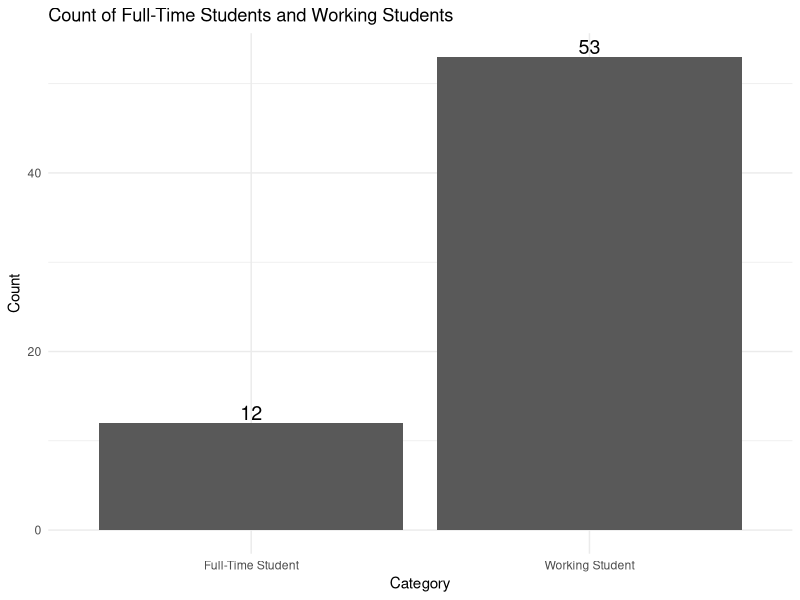
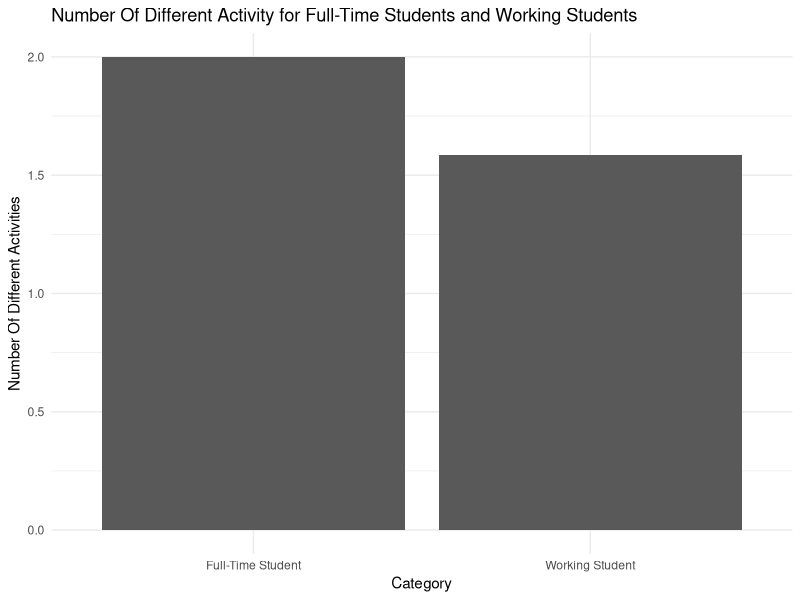
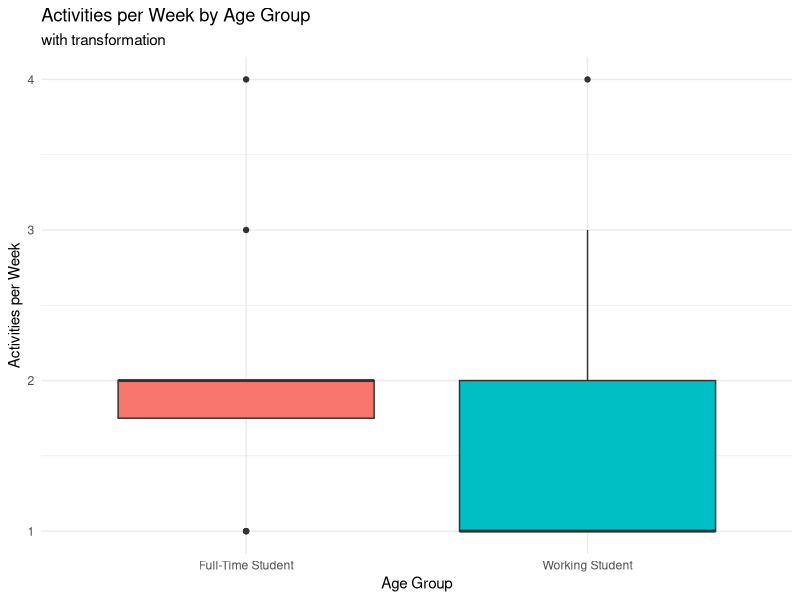

The R source for these figures, in order:
## ---- chunk 1
library(tidyr)
library(dplyr)
library(stringr)
library(ggplot2)
## ---- chunk 2
# Load the survey data
survey_data <- read.csv("group14.csv", header=TRUE)
names(survey_data) <- c("Gender", "Age", "Studies", "NumberOfPhysicalActivityPerWeek", "TypeOfPhysicalActivity", "WorkStudy")

# Split WorkStudy into ECTS and HoursOfWork
survey_data <- separate(survey_data, "WorkStudy", c("ECTS", "HoursOfWork"), sep=";")

# Fix comma seperated numbers like 17,5 to 17.5 in order to not create NA values
survey_data$ECTS <- as.numeric(str_replace(survey_data$ECTS, ",", "."))
survey_data$ECTS <- survey_data$ECTS %>%
  replace(is.na(.), 0)

survey_data$HoursOfWork <- as.numeric(survey_data$HoursOfWork)

# We have 2 invalid inputs, "not often" and "Sunday", both resulting in a NA
# "Sunday" will be translated to 1, as we can assume, that if the person did sports more than once a week, they would
# have input more days
# However, not often is too weak to make a correct assumptions, which we therefor delete the entry
survey_data$NumberOfPhysicalActivityPerWeek <- str_replace(survey_data$NumberOfPhysicalActivityPerWeek, "Sunday", "1")
survey_data$NumberOfPhysicalActivityPerWeek <- as.numeric(survey_data$NumberOfPhysicalActivityPerWeek)
survey_data <- survey_data %>%
  filter(!is.na(NumberOfPhysicalActivityPerWeek))

# 1 ECTS = 25 Hours, Approximately 16 weeks per semester
survey_data$WeeklyHours <- survey_data$HoursOfWork + ((survey_data$ECTS*25)/16)

r3_data <- survey_data %>%
  select(NumberOfPhysicalActivityPerWeek, TypeOfPhysicalActivity, HoursOfWork)
## ---- chunk 3
r3_data <- r3_data %>%
  mutate(Category = if_else(HoursOfWork==0, "Full-Time Student", "Working Student"))

r3_data %>%
  ggplot(aes(x=Category)) +
  geom_histogram(stat = "count") +
  geom_text(stat = "count", aes(label = ..count..), vjust = -0.2, size = 5) +
  labs(
    title = "Count of Full-Time Students and Working Students",
    x = "Category",
    y = "Count"
  ) +
  theme_minimal()

## ---- chunk 4
types_of_physcial_activity <- c("StrengthTraining", "Cardio", "RecreationalActivities", "BallSports", "FlexibilityAndMobilit", "MartialArt", "Other")

r3_data <- r3_data %>%
  mutate(StrengthTraining = if_else(str_detect(TypeOfPhysicalActivity, "Strength Training"), 1, 0),
         Cardio = if_else(str_detect(TypeOfPhysicalActivity, "Cardio"), 1, 0),
         RecreationalActivities = if_else(str_detect(TypeOfPhysicalActivity, "Recreational Activities"), 1, 0),
         BallSports = if_else(str_detect(TypeOfPhysicalActivity, "Ball Sports"), 1, 0),
         FlexibilityAndMobilit = if_else(str_detect(TypeOfPhysicalActivity, "Flexibility and Mobilit"), 1, 0),
         MartialArt = if_else(str_detect(TypeOfPhysicalActivity, "Martial Art"), 1, 0),
         Other = if_else(str_detect(TypeOfPhysicalActivity, "Other"), 1, 0)
         ) %>%
  select(-TypeOfPhysicalActivity)

r3_data <- r3_data %>%
  mutate(NumberOfDifferentActivity = rowSums(r3_data[, types_of_physcial_activity]))


r3_data %>%
  group_by(Category) %>%
  summarize(
    MeanNumberOfDifferentActivity=mean(NumberOfDifferentActivity)
  ) %>%
  ggplot(aes(x=Category, y=MeanNumberOfDifferentActivity)) +
  geom_col() +
  labs(
    title = "Number Of Different Activity for Full-Time Students and Working Students",
    x = "Category",
    y = "Number Of Different Activities"
  ) +
  theme_minimal()
## ---- chunk 5
summary_r3 <- r3_data %>%
  group_by(Category) %>%
  summarize(
    MeanNumberOfDifferentActivity = mean(NumberOfDifferentActivity),
    MedianNumberOfDifferentActivity = median(NumberOfDifferentActivity),
    SDNumberOfDifferentActivity = sd(NumberOfDifferentActivity),
  )

ggplot(r3_data, 
       aes(x = Category, 
           y = NumberOfDifferentActivity, 
           fill = Category)) +
  geom_boxplot() +
  labs(
    title = "Activities per Week by Age Group",
    subtitle = "with transformation",
    x = "Age Group", 
    y = "Activities per Week") +
  theme_minimal() +
  theme(legend.position = "none")
## ---- chunk 6
shapiro.test(
  r3_data$NumberOfDifferentActivity[r3_data$Category == "Full-Time Student"])

shapiro.test(
  r3_data$NumberOfDifferentActivity[r3_data$Category == "Working Student"])
## ---- chunk 7
wilcox.test(
  NumberOfDifferentActivity ~ Category, 
  data = r3_data
)
